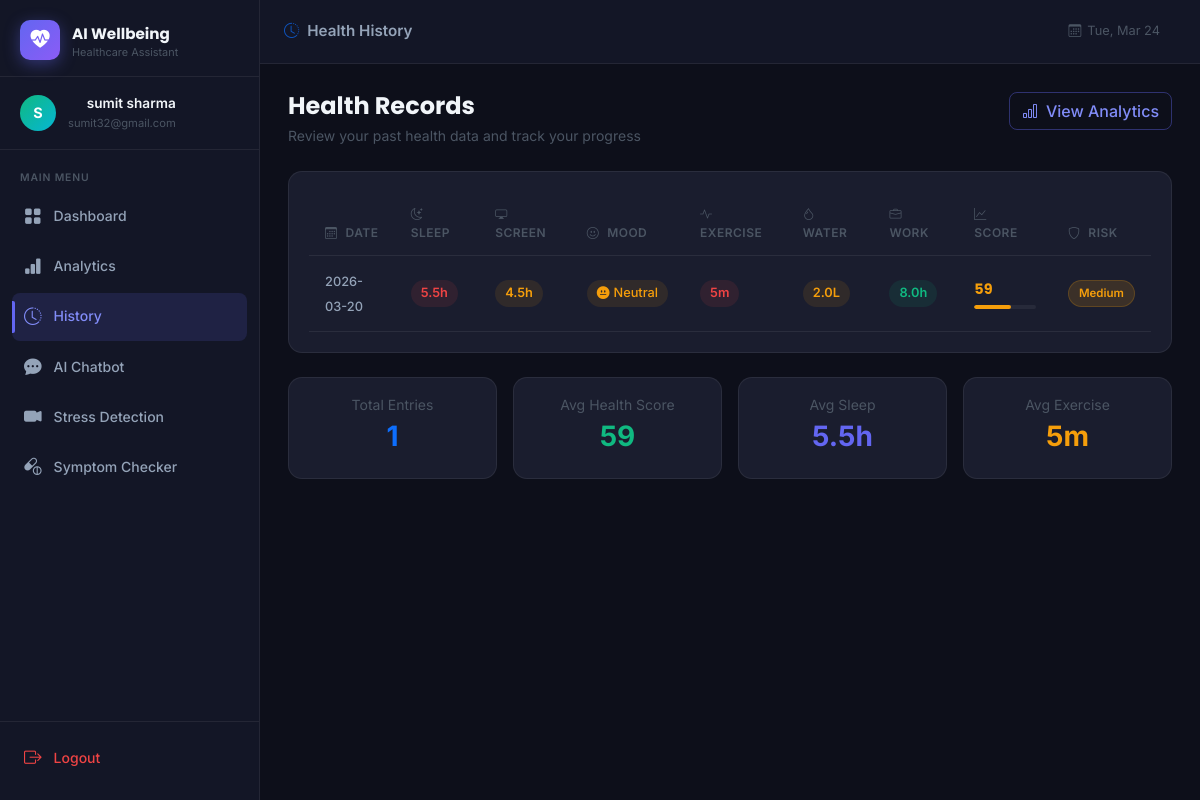
Screenshot of /history (signed in) with the database file from the repository.
### tables this page shows
CREATE TABLE health_data (
            id INTEGER PRIMARY KEY AUTOINCREMENT,
            user_id INTEGER NOT NULL,
            sleep_hours REAL NOT NULL,
            screen_time REAL NOT NULL,
            mood TEXT NOT NULL,
            exercise_minutes INTEGER NOT NULL,
            water_intake REAL NOT NULL,
            work_hours REAL NOT NULL,
            date DATE NOT NULL,
            created_at TIMESTAMP DEFAULT CURRENT_TIMESTAMP,
            FOREIGN KEY (user_id) REFERENCES users(id)
        );

### app.py (the view)
@app.route("/history")
@login_required
def history():
    db = get_db()
    user_id = session["user_id"]
    records = db.execute(
        "SELECT * FROM health_data WHERE user_id = ? ORDER BY date DESC",
        (user_id,)
    ).fetchall()
    enriched = []
    for r in records:
        d = dict(r)
        score_data = calculate_health_score(
            d["sleep_hours"], d["screen_time"], d["mood"],
            d["exercise_minutes"], d["water_intake"], d["work_hours"]
        )
        d["score"] = score_data["score"]
        d["risk_level"] = score_data["risk_level"]
        enriched.append(d)
    return render_template("history.html", records=enriched)

### app.py (called while the page is built)
def get_db():
    if "db" not in g:
        g.db = sqlite3.connect(DATABASE)
        g.db.row_factory = sqlite3.Row
        g.db.execute("PRAGMA journal_mode=WAL")
    return g.db

def login_required(f):
    @wraps(f)
    def decorated(*args, **kwargs):
        if "user_id" not in session:
            return redirect(url_for("login"))
        return f(*args, **kwargs)
    return decorated

### templates/history.html (shortened to what this page needs)
{% extends "base.html" %}
{% block topbar_title %}
  <span><i class="bi bi-clock-history me-2 text-primary"></i>Health History</span>
{% endblock %}
{% block content %}
<div class="page-header mb-4">
  <div>
    <h2 class="page-title">Health Records</h2>
    <p class="page-subtitle">Review your past health data and track your progress</p>
  </div>
  <a href="{{ url_for('analytics') }}" class="btn btn-outline-primary">
    <i class="bi bi-bar-chart me-2"></i>View Analytics
  </a>
</div>
{% if records %}
<div class="metric-card mb-4">
  <div class="table-responsive">
    <table class="table table-dark table-hover align-middle mb-0" data-testid="table-health-history">
      <thead>
        <tr>
          <th><i class="bi bi-calendar3 me-2"></i>Date</th>
          <th><i class="bi bi-moon-stars me-2"></i>Sleep</th>
          <th><i class="bi bi-display me-2"></i>Screen</th>
          <th><i class="bi bi-emoji-smile me-2"></i>Mood</th>
          <th><i class="bi bi-activity me-2"></i>Exercise</th>
          <th><i class="bi bi-droplet me-2"></i>Water</th>
          <th><i class="bi bi-briefcase me-2"></i>Work</th>
          <th><i class="bi bi-graph-up me-2"></i>Score</th>
          <th><i class="bi bi-shield me-2"></i>Risk</th>
        </tr>
      </thead>
      <tbody>
        {% for r in records %}
        <tr data-testid="row-history-{{ r.id }}">
          <td>
            <span class="date-badge">
              {{ r.date }}
            </span>
          </td>
          <td>
            <span class="metric-pill {% if r.sleep_hours >= 7 %}pill-good{% elif r.sleep_hours >= 6 %}pill-warn{% else %}pill-bad{% endif %}">
              {{ r.sleep_hours }}h
            </span>
          </td>
          <td>
            <span class="metric-pill {% if r.screen_time <= 4 %}pill-good{% elif r.screen_time <= 6 %}pill-warn{% else %}pill-bad{% endif %}">
              {{ r.screen_time }}h
            </span>
          </td>
          <td>
            <span class="mood-tag mood-{{ r.mood }}">
              {% if r.mood == 'happy' %}<i class="bi bi-emoji-smile-fill me-1"></i>
              {% elif r.mood == 'neutral' %}<i class="bi bi-emoji-neutral-fill me-1"></i>
              {% else %}<i class="bi bi-emoji-frown-fill me-1"></i>{% endif %}
              {{ r.mood | capitalize }}
            </span>
          </td>
          <td>
            <span class="metric-pill {% if r.exercise_minutes >= 30 %}pill-good{% elif r.exercise_minutes >= 15 %}pill-warn{% else %}pill-bad{% endif %}">
              {{ r.exercise_minutes }}m
            </span>
          </td>
          <td>
            <span class="metric-pill {% if r.water_intake >= 2.5 %}pill-good{% elif r.water_intake >= 2.0 %}pill-warn{% else %}pill-bad{% endif %}">
              {{ r.water_intake }}L
            </span>
          </td>
          <td>
            <span class="metric-pill {% if r.work_hours <= 8 %}pill-good{% elif r.work_hours <= 10 %}pill-warn{% else %}pill-bad{% endif %}">
              {{ r.work_hours }}h
            </span>
          </td>
          <td>
            <div class="score-pill-wrapper">
              <span class="score-pill {% if r.score >= 70 %}score-high{% elif r.score >= 45 %}score-mid{% else %}score-low{% endif %}">
                {{ r.score }}
              </span>
              <div class="score-progress-bar">
                <div class="score-fill {% if r.score >= 70 %}fill-high{% elif r.score >= 45 %}fill-mid{% else %}fill-low{% endif %}" style="width:{{ r.score }}%"></div>
              </div>
            </div>
          </td>
          <td>
            <span class="risk-badge risk-{{ r.risk_level.lower() }}">{{ r.risk_level }}</span>
          </td>
        </tr>
        {% endfor %}
      </tbody>
    </table>
  </div>
</div>
<div class="row g-3">
  <div class="col-md-3">
    <div class="metric-card text-center p-3">
      <div class="text-muted small mb-1">Total Entries</div>
      <div class="h3 fw-bold text-primary">{{ records | length }}</div>
    </div>
  </div>
  <div class="col-md-3">
    <div class="metric-card text-center p-3">
      <div class="text-muted small mb-1">Avg Health Score</div>
      <div class="h3 fw-bold" style="color:#10b981">
        {{ (records | sum(attribute='score') / records | length) | round | int }}
      </div>
    </div>
  </div>
  <div class="col-md-3">
    <div class="metric-card text-center p-3">
      <div class="text-muted small mb-1">Avg Sleep</div>
      <div class="h3 fw-bold" style="color:#6366f1">
        {{ ((records | sum(attribute='sleep_hours')) / records | length) | round(1) }}h
      </div>
    </div>
  </div>
  <div class="col-md-3">
    <div class="metric-card text-center p-3">
      <div class="text-muted small mb-1">Avg Exercise</div>
      <div class="h3 fw-bold" style="color:#f59e0b">
        {{ ((records | sum(attribute='exercise_minutes')) / records | length) | round | int }}m
      </div>
    </div>
  </div>
</div>
{% endif %}
{% endblock %}

### static/CSS/style.css (style rules this page uses)
:root { --sidebar-width: 260px; --topbar-height: 64px; --bg: #0d0f1a; --surface: #131626; --card-bg: #1a1d2e; --card-border: rgba(255,255,255,0.07); --text-primary: #f1f5f9; --text-secondary: #94a3b8; --text-muted: #4b5563; --border-color: rgba(255,255,255,0.08); --accent: #6366f1; --accent-glow: rgba(99,102,241,0.3); --transition: 0.2s ease; }
*, *::before, *::after { box-sizing: border-box; margin: 0; padding: 0; }
html { scroll-behavior: smooth; }
body { font-family: 'Inter', sans-serif; background: var(--bg); color: var(--text-primary); line-height: 1.6; min-height: 100vh; overflow-x: hidden; }
.topbar-title i { opacity: 0.7; }
.page-header { display: flex; align-items: flex-start; justify-content: space-between; gap: 16px; flex-wrap: wrap; }
.page-title { font-family: 'Poppins', sans-serif; font-size: 1.5rem; font-weight: 700; color: var(--text-primary); margin: 0; }
.page-subtitle { color: var(--text-muted); font-size: 0.875rem; margin: 4px 0 0; }
.metric-card { background: var(--card-bg); border: 1px solid var(--card-border); border-radius: 14px; padding: 20px; transition: border-color var(--transition), box-shadow var(--transition); }
.risk-badge { display: inline-flex; align-items: center; padding: 3px 10px; border-radius: 20px; font-size: 0.72rem; font-weight: 600; white-space: nowrap; }
.risk-medium { background: rgba(245,158,11,0.15); color: #f59e0b; border: 1px solid rgba(245,158,11,0.2); }
.btn-outline-primary { border-color: rgba(99,102,241,0.4); color: #818cf8; border-radius: 8px; font-weight: 500; }
.table-dark { --bs-table-bg: transparent; --bs-table-border-color: var(--card-border); --bs-table-hover-bg: rgba(255,255,255,0.03); }
.table-dark thead th { font-size: 0.75rem; font-weight: 600; text-transform: uppercase; letter-spacing: 0.04em; color: var(--text-muted); border-bottom-color: var(--card-border); padding: 12px 16px; }
.table-dark td { padding: 12px 16px; vertical-align: middle; border-bottom-color: var(--card-border); }
.date-badge { font-size: 0.8rem; font-weight: 500; color: var(--text-secondary); }
.metric-pill { display: inline-block; padding: 3px 10px; border-radius: 20px; font-size: 0.8rem; font-weight: 600; }
.pill-good { background: rgba(16,185,129,0.1); color: #10b981; }
.pill-warn { background: rgba(245,158,11,0.1); color: #f59e0b; }
.pill-bad { background: rgba(239,68,68,0.1); color: #ef4444; }
.mood-tag { display: inline-flex; align-items: center; padding: 3px 10px; border-radius: 20px; font-size: 0.8rem; font-weight: 500; }
.mood-neutral { background: rgba(245,158,11,0.1); color: #f59e0b; }
.score-pill-wrapper { display: flex; flex-direction: column; gap: 4px; min-width: 60px; }
.score-pill { display: inline-block; font-size: 0.9rem; font-weight: 700; font-family: 'Poppins', sans-serif; }
.score-mid { color: #f59e0b; }
.score-progress-bar { height: 4px; background: rgba(255,255,255,0.06); border-radius: 2px; overflow: hidden; }
.score-fill { height: 100%; border-radius: 2px; transition: width 0.6s ease; }
.fill-mid { background: #f59e0b; }
.text-muted { color: var(--text-muted) !important; }

### rows the page displays
health_data: date "2026-03-20", sleep_hours "5.5", screen_time "4.5", mood "Neutral", exercise_minutes "5", water_intake "2.0", work_hours "8.0", score "59", risk_level "Medium"

### other values shown
{{ session.user_name[0].upper() }} "S"
{{ session.user_name }} "sumit sharma"
{{ session.user_email }} "sumit32@gmail.com"
{{ records | length }} "1"
{{ (records | sum(attribute='score') / records | length) | round | int }} "59"
